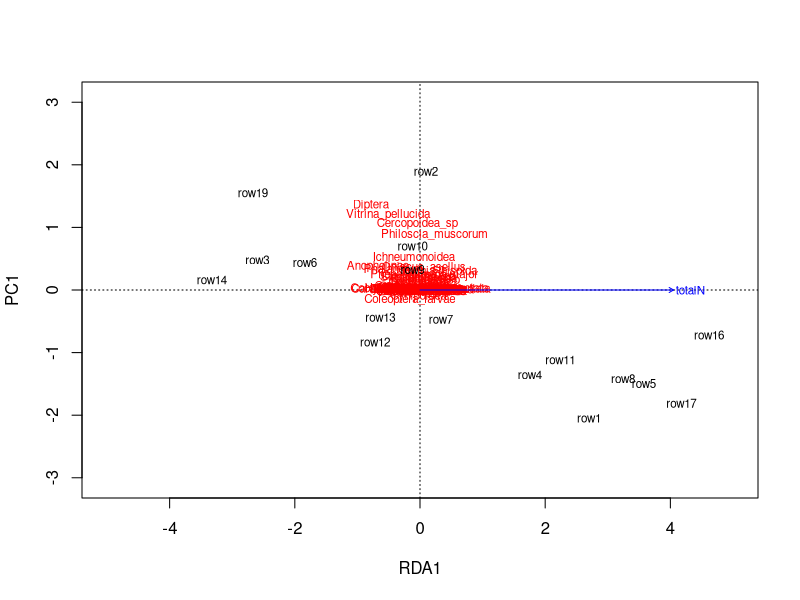
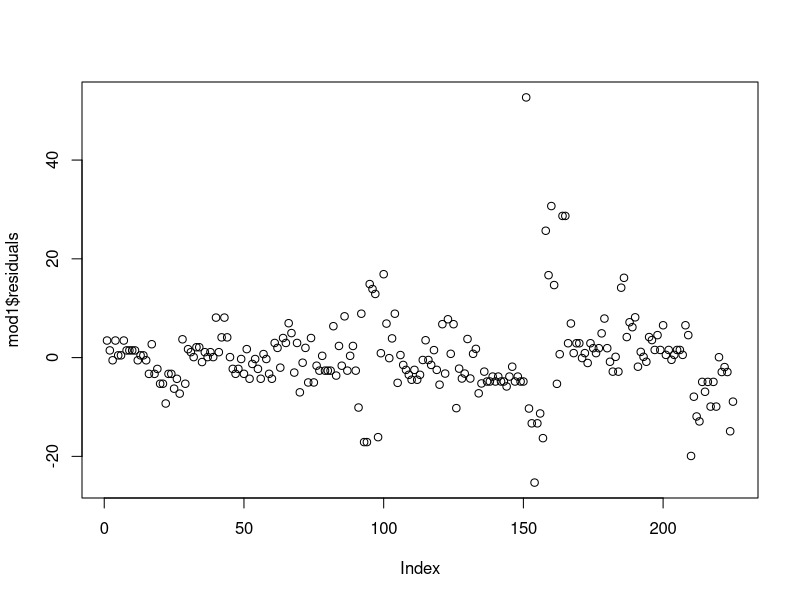
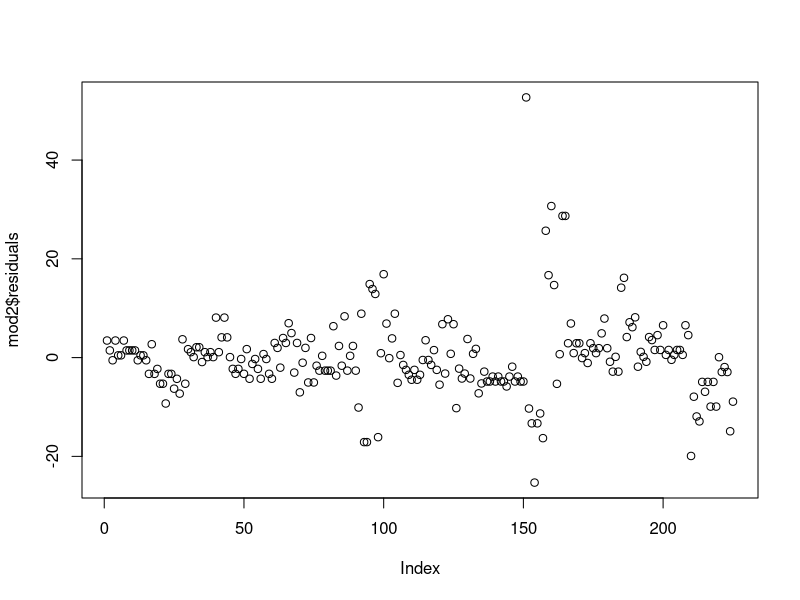

These charts were generated, in order, by the following R code:
# For this week it's time to start exploring your own ideas and questions in R.
  # There are at least five options in the dataset to create the following comparisons.

# (Q1 - 12 pts) Use the dataset from the tutorial to complete one redundancy analysis (RDA) with variance partitioning on a different community (NOT the nematodes).
  # Explain the ecological importance of your significant predictor variables, or the importance if none are significant for your community.

# (Q2 - 12 pts) Then use the dataset from the tutorial to create a linear model related to your RDA. Try multiple predictors to find the best fit model.
  # Explain the ecological importance of the significant predictors, or lack of significant predictors.

# (Q3 - 6 pts) Provide a 3-4 sentence synthesis of how these results relate to one another and the value of considering both together for interpreting biotic-abiotic interactions.
library(vegan)
library(readxl)
setwd('C:/GitHub/Hauk71/code/week 9')


#Q1
abiotic.tibble <- read_excel("Penaetal_2016_data.xlsx", sheet = "Abiotic factors")

abiotic <- as.data.frame(abiotic.tibble)

head(abiotic)
tail(abiotic)
invert.tibble <- read_excel("Penaetal_2016_data.xlsx", sheet = "Invertebrate_community")

invert <- as.data.frame(invert.tibble)

head(invert)
tail(invert)


abiotic.names <- paste(abiotic$Parcel, abiotic$Land_Use)
abiotic$names <- abiotic.names

invert.names <- paste(invert$Parcel, invert$Land_Use)
invert$names <- invert.names



AB.means <- aggregate(x =abiotic, by = list(abiotic$names), FUN = 'mean')

IV.means <- aggregate(x = invert, by = list(invert$names), FUN = 'mean')


Iv.mean1 <- IV.means[-5,c(-1:-3,-73)]
Iv.mean2 <- as.data.frame(sapply(Iv.mean1, as.numeric))

AB.mean1 <- AB.means[,c(-1,-2,-3,-5,-6,-16)]
AB.mean2 <- as.data.frame(sapply(AB.mean1, as.numeric))


#RDA 
colnames(AB.mean2)
ord <- rda(Iv.mean2 ~ totalN, AB.mean2)
anova(ord)
plot(ord, ylim = c(-2,2), xlim = c(-5,5))
#This data shows that there is a significant difference between the variance of the model vs the residual. The plot shows that the toatlN is a limiting factor in this environment due to the lack of support from the data points. 
#I do not get a significant result when running this code. Even if significant, you need to think about what the result tells you mode - this just demonstrates that the communities are related to nitrogen - some communities are a result of more N, some from less N.

#Q2
plants.tibble <- read_excel("Penaetal_2016_data.xlsx", sheet = "Data_intro_exp_4_species")
plants <- as.data.frame(plants.tibble)
AB.mean2$Parcel <- unique(abiotic$Parcel)


soil.plants <- merge(AB.mean2, plants, by = "Parcel")
mod1 <- lm(Leaves ~ pH + totalN + Kalium + Magnesium + Ca + Al + TotalP + Land_use + Species_code,soil.plants)
summary(mod1)
anova(mod1)
AIC(mod1)
plot(mod1$residuals)

#Removing the unnecessary 
mod2 <- lm(Leaves ~ pH + totalN + Kalium + Species_code,soil.plants)
summary(mod2)
anova(mod2)
AIC(mod1,mod2)
plot(mod2$residuals)



#The data does not change to much due to the fact that there are data points that outweigh others or have a greater impact on the environment making the removal of these data points insignificant. 
#this can be seen with the removal of calcium and aluminum, where the total N is much more important and takes over most of the data points. This can also be seen in the environment because nitrogen is a limiting reagent in plants and other autographs, making it significantly more important the the uptake of Al.
#Where does uptake of Al fit into your results? I'm confused. I think I know what you are saying here, but your terminology is confusing.
#Data never change during an analysis, only the results/models change from changing data that are a part of the model. This is also the same data I used in the tutorial...

#Q3
#These results relate to one another by emphasizing the significant and insignificant data. The data shows that the removal of certain smaller points played no major role or affect in the final output of the linear model. 
#The abiotic and biotic interactions throughout life are important even at the smallest levels, With some of these data points affecting abiotic factors, some neutrally like calcium, and others more significant like nitrogen intake, we are able to see how they ultimately impact biotic aspects of this world.
#Most abiotic factors have an impact on biotic for example plants need nitrogen to grow and the abiotic factors in the atmosphere help the nitrogen flow to be intake by the plants. 
#Nitrogen cycle does not work by direct uptake of N by plants - need bacteria for that to happen.

#non-significant, not insignificant.


